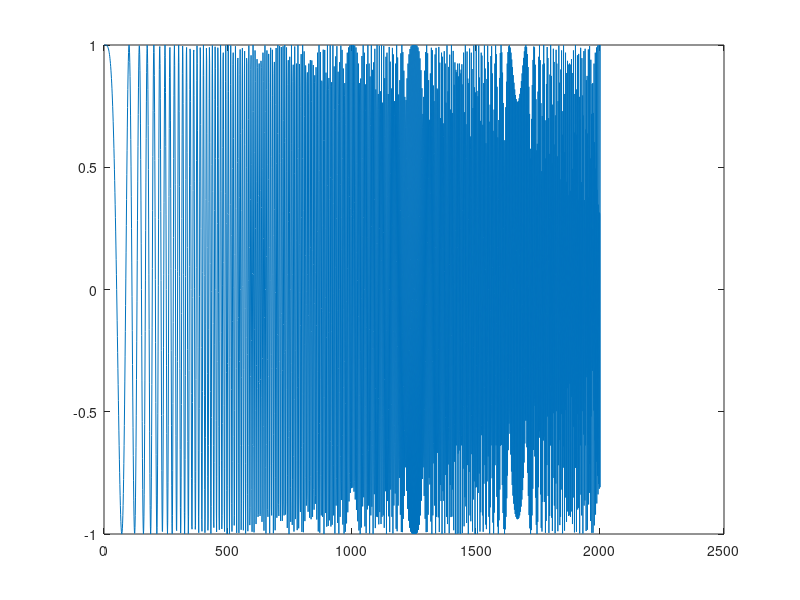

This chart was generated by the following MATLAB code: (Note: this script raises an error after producing the figure.)
t = 0:0.001:2;
x = chirp(t, 0, 1, 200, 'linear');
plot(x);

fileID = fopen([pwd '/../data/linear.txt'], 'w');

fprintf(fileID, '%12.8f ', x);
fclose(fileID);
